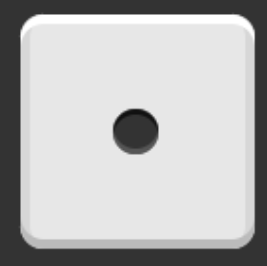
#> input picture hw2/1.png, 267 x 266 px
$ python '#1.py'
#> lines starting #> are read from the running program, lines starting #| are printed output that depends on the picture; after the words box and inside, x2 and y2 are one past the last pixel; in counts of white or black regions, pixels touching at a corner belong together
import cv2

def hough_circles(file):
#> called with file = '1.png'
    src = cv2.imread(file, cv2.IMREAD_GRAYSCALE)
#> src is the input picture: shape (266, 267); min 17, max 255, mean 183.4

    if src is None:
        print('Image load failed!')
        exit()
    dst = cv2.cvtColor(src, cv2.COLOR_GRAY2BGR)
    blurred = cv2.blur(src, (3, 3))
    circles = cv2.HoughCircles(blurred, cv2.HOUGH_GRADIENT, 1, 50, param1=150, param2=30)
#> circles = [[135.5, 130.5, 22.8]]

    if circles is not None:
        for i in range(circles.shape[1]):
            cx, cy, radius = circles[0][i]
            cv2.circle(dst, (int(cx), int(cy)), int(radius), (0, 0, 255), 2, cv2.LINE_AA)
#> this loop made 1 pass
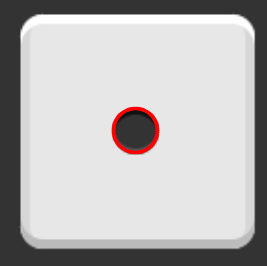
#> dst: shape (266, 267, 3); 1.04% of pixels changed, all inside (x1, y1, x2, y2) = (111, 106, 160, 155)
        print(circles.shape[1])
#| 1

    cv2.imshow('dst', dst)
    cv2.waitKey()
    cv2.destroyAllWindows()

hough_circles('1.png')
hough_circles('5.png')
#> call 2 of hough_circles, with file = '5.png'
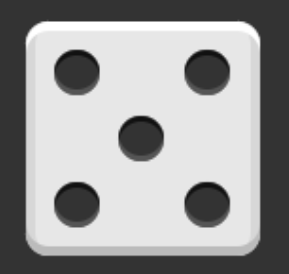
#> input picture hw2/5.png, 289 x 274 px
#> in hough_circles, src is the input picture: shape (274, 289); min 17, max 255, mean 154.6
#> in hough_circles (call 2), `circles = cv2.HoughCircles(blurred, cv2.HOUGH_GRADIENT, 1, 50, param1=..`: circles = [[76.5, 204.5, 23.2], [206.5, 72.5, 22.7], [206.5, 204.5, 22.5], [140.5, 138.5, 22.5], [76.5, 72.5, 22.5]]
#> the loop in hough_circles (call 2), `for i in range(circles.shape[1]):` made 5 passes
#> after the loop in hough_circles (call 2), `for i in range(circles.shape[1]):`:
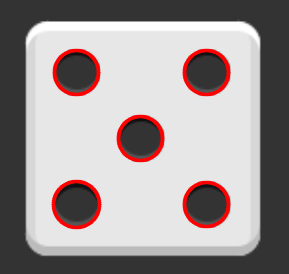
#> dst: shape (274, 289, 3); 4.65% of pixels changed, all inside (x1, y1, x2, y2) = (51, 48, 231, 230)
#| 5
hough_circles('7.png')
#> call 3 of hough_circles, with file = '7.png'
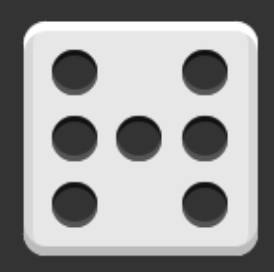
#> input picture hw2/7.png, 274 x 272 px
#> in hough_circles, src is the input picture: shape (272, 274); min 17, max 255, mean 153
#> in hough_circles (call 3), `circles = cv2.HoughCircles(blurred, cv2.HOUGH_GRADIENT, 1, 50, param1=..`: circles = [[204.5, 204.5, 23.2], [74.5, 72.5, 22.7], [74.5, 204.5, 22.5], [138.5, 138.5, 22.5], [204.5, 72.5, 22.5], [204.5, 138.5, 22.5], [74.5, 138.5, 22.5]]
#> the loop in hough_circles (call 3), `for i in range(circles.shape[1]):` made 7 passes
#> after the loop in hough_circles (call 3), `for i in range(circles.shape[1]):`:
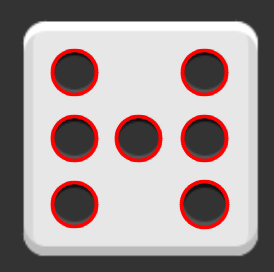
#> dst: shape (272, 274, 3); 6.92% of pixels changed, all inside (x1, y1, x2, y2) = (50, 48, 230, 230)
#| 7
hough_circles('9.png')
#> call 4 of hough_circles, with file = '9.png'
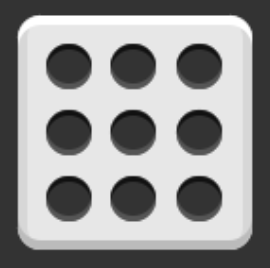
#> input picture hw2/9.png, 270 x 268 px
#> in hough_circles, src is the input picture: shape (268, 270); min 17, max 255, mean 147.9
#> in hough_circles (call 4), `circles = cv2.HoughCircles(blurred, cv2.HOUGH_GRADIENT, 1, 50, param1=..`: circles = [[68.5, 198.5, 23.2], [132.5, 65.5, 22.7], [132.5, 198.5, 22.5], [198.5, 66.5, 22.7], [68.5, 132.5, 22.5], [198.5, 198.5, 22.5], [132.5, 132.5, 22.5], [198.5, 132.5, 22.5], [68.5, 65.5, 22.5]]
#> the loop in hough_circles (call 4), `for i in range(circles.shape[1]):` made 9 passes
#> after the loop in hough_circles (call 4), `for i in range(circles.shape[1]):`:
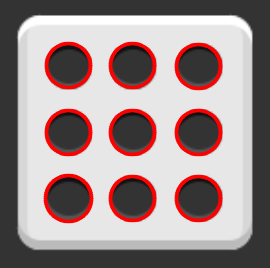
#> dst: shape (268, 270, 3); 9.16% of pixels changed, all inside (x1, y1, x2, y2) = (43, 41, 223, 224)
#| 9
